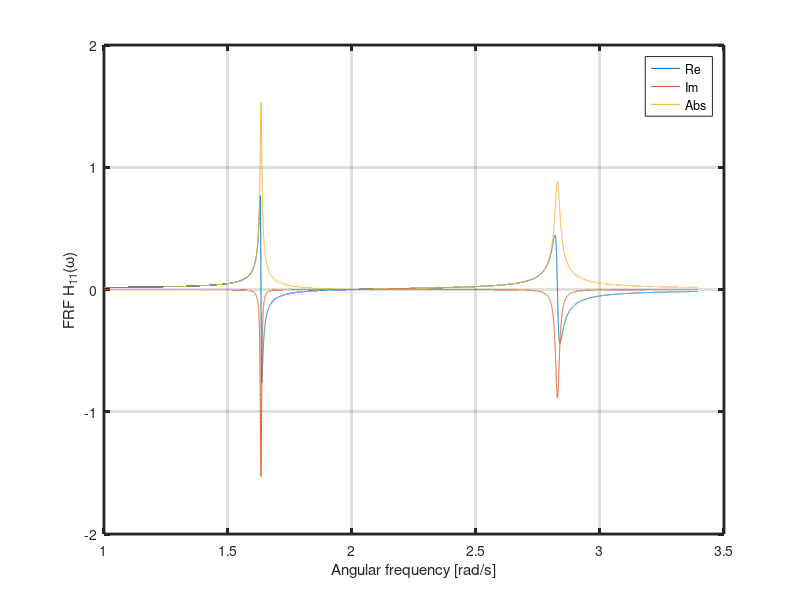
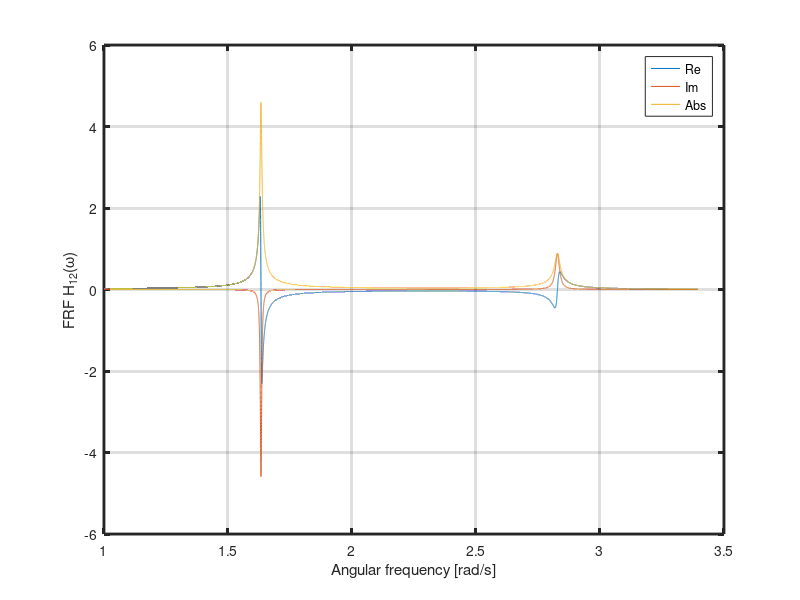
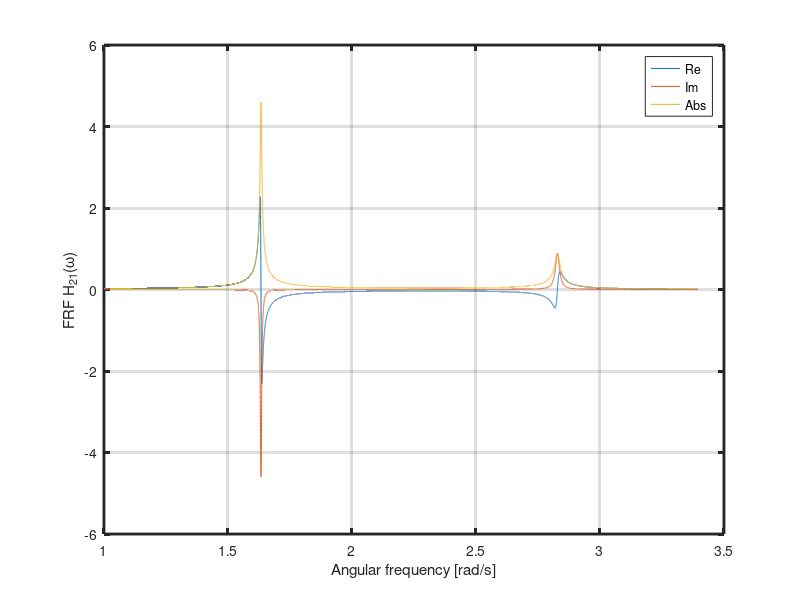
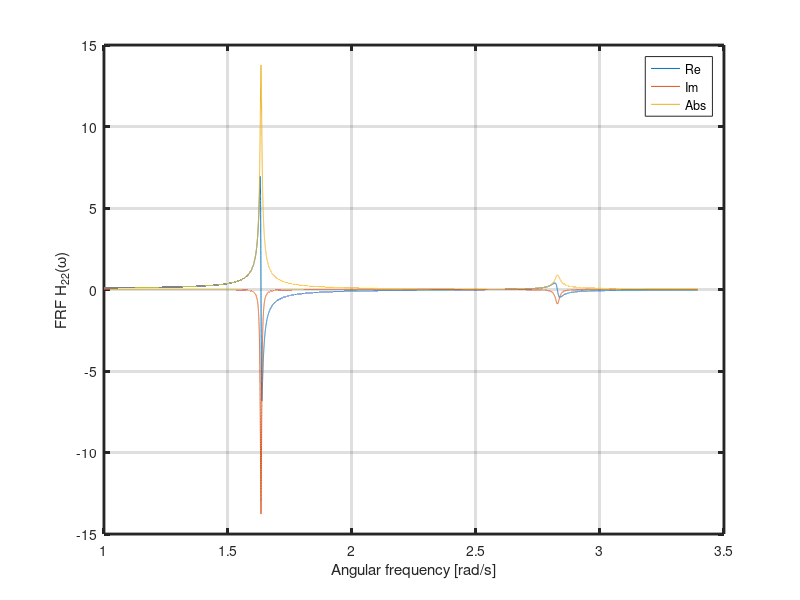

The MATLAB source for these figures, in order:
%% 
% Introduce some numbers
k=20; m=5; c=4/10;

%% 
% System matrices
K= [5*k,-k;-k,k];;
M = [3*m,0; 0,m];
C  =[c,0;0,0];
% C  =K/k*c;
[V,D] =eig(K,M);
format  compact
% Eigenvector and eigenvalue solution of the numerical problem
V,D
% The  natural frequencies are
Om = sqrt(diag(D))


% The periods of  free vibration are
fn =Om./(2*pi)
% So the frequency range could be to about twice the highest frequency
omegas = logspace(0,log10(1.2*(2*pi)*max(fn)),50000);


%% 
% We are assuming the load  is on mass 1
f=eye(2);
%% 
% Now sweep the frequencies
H =zeros([size(K),length(omegas)]);

for freq=1:length(omegas)
    omega =omegas(freq);
    u=(-omega^2*M+1i*omega*C+K)\f;
    H(:,:,freq) = u;
end 

%% 
% Plot the transfer function
for i=1:2
    for j=1:2
        figure;
        plot(omegas,squeeze(real(H(i,j,:))),...
            omegas,squeeze(imag(H(i,j,:))),...
             omegas,squeeze(abs(H(i,j,:))));
        grid on; set(gca,'linewidth',2);
        xlabel('Angular frequency [rad/s]'); ylabel(['FRF H_{',num2str(i),num2str(j),'}(\omega)']);
        legend({'Re','Im','Abs'});
    end
end
